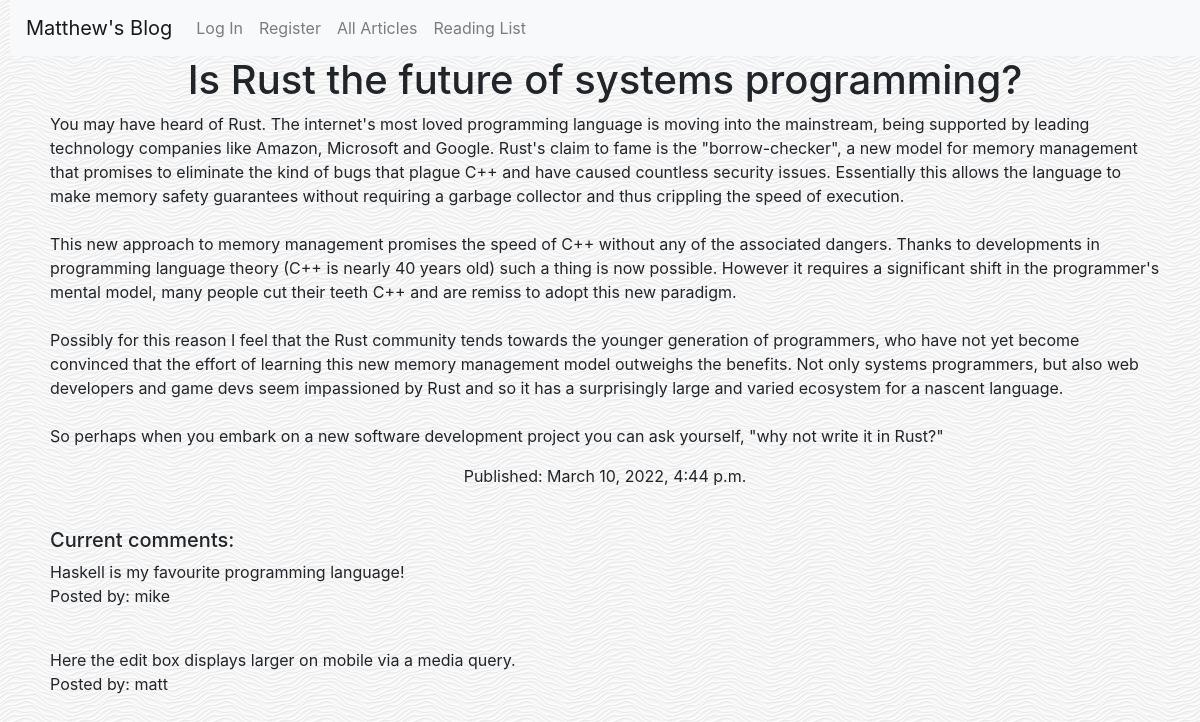
The page /blog/articles/5 on the database its author committed.
### blog/models.py (models this page shows)
class Article(models.Model):
    title = models.CharField(max_length=100)
    body = models.TextField()
    date_published = models.DateTimeField(auto_now_add=True)

class Comments(models.Model):
    contents = models.CharField(max_length=255)
    user = models.ForeignKey(User, on_delete=models.CASCADE)
    post = models.ForeignKey(Article, default=None, on_delete=models.CASCADE)

class User(AbstractUser):
    pass

### blog/views.py (the view, shortened to what this page needs)
# urls.py: path("articles/<pk>", views.detailarticle, name="article_detail"),
def detailarticle(request, pk):
    article = Article.objects.get(id=pk)
    comments_for_post = Comments.objects.filter(post_id=pk)
    commentsform = CommentsForm()
    if request.method == 'GET':
        commentsform = CommentsForm()
    if(request.GET.get('addreadinglist')):
        foo = Reading_List()
        foo.user = request.user
        foo.savedpost = article
        foo.save()
        return HttpResponseRedirect(reverse('readinglist'))
    user = request.user
    context = {
        "article": article,
        "comments": comments_for_post,
        "commentsform": commentsform,
    }
    return render(request, "blog/article_detail.html", context)

### blog/templates/blog/article_detail.html (shortened to what this page needs)
{% extends "blog/layout.html" %}
{% block body %}
    <h1 style="text-align: center">{{ article.title }}</h1>
    <div class="container">
    <p style="white-space: pre-line">{{ article.body }}</p>
    </div>
    <p style="text-align: center">Published: {{ article.date_published }}</p><br>
    <div class="container">
    <h5>Current comments:</h6>
    {% for comment in comments %}
       <p id="{{comment.id}}" style="margin-bottom: 0px">{{ comment.contents }}</p>
       <p>Posted by: {{comment.user}}</p>
       <br>
    {% endfor %}
    </div>
{% endblock %}

### blog/static/blog/styles.css (style rules this page uses)
body { margin-left: 10px; background-image: url("/static/blog/white-waves.png"); }

### rows shown on the page
Article: title "Is Rust the future of systems programming?", body "You may have heard of Rust. The internet's most loved programming language is moving into the mainstream, being supported by leading technology companies like Amazon, Microsoft and Google. Rust's claim to fame is the \"borrow-checker\", a new model for memory management that promises to eliminate the kind of bugs that plague C++ and have caused countless security issues. Essentially this allows the language to make memory safety guarantees without requiring a garbage collector and thus crippling the speed of execution. This new approach to memory management promises the speed of C++ without any of the associated dangers. Thanks to developments in programming language theory (C++ is nearly 40…", date_published "March 10, 2022, 4:44 p.m."
Comments: contents "Haskell is my favourite programming language!", user "mike"
Comments: contents "Here the edit box displays larger on mobile via a media query.", user "matt"
